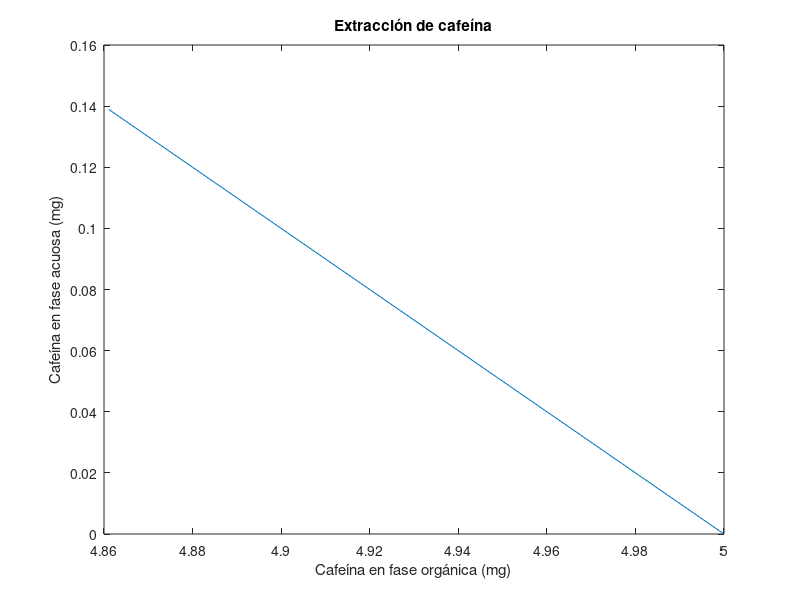

Write MATLAB code to recreate this figure.
clear;clc

fprintf('Bienvenidx a la calculadora de extracción de cafeína. Las unidades manejadas son en mg y ml para hacer más eficientes los cálculos')

NE=input('\n¿Cuántas extracciones harás?\n'); %Numero de extracciones

NE=input('¿Cúantas extracciones harás?\n'); %Numero de extracciones
PM=input('¿Cuál es tu peso muestra en mg?\n'); %Peso muestra
CD=input('¿Cuál es el coeficiente de distribución?\n'); %Coeficiente de distribución
D=input('¿Cuántos ml de disolvente usarás?\n');%Disolvente
A=input('¿Cuántos ml de agua usarás?\n'); %Agua

CR=PM*A/(CD*D+A);
CFO=PM-CR;

fprintf('La cafeína remanente en la fase acuosa es de: %.2f mg \n',CR)
fprintf('La cafeína en la fase orgánica es de: %.2f mg \n',CFO)

for x=1:NE
CR=CR*A/(CD*D+A);
CFO=PM-CR;
fprintf('Extracción # %i \n',x)
fprintf('La cafeína remanente en la fase acuosa es de: %.2f mg \n',CR)
fprintf('La cafeína en la fase orgánica es de: %.2f mg \n',CFO)
CFOg(x)=CFO;
CRg(x)=CR;
end

R=(CFO/PM)*100;
fprintf('El porcentaje de rendimiento es: %.2f \n',R)

plot(CFOg,CRg)
title('Extracción de cafeína')
xlabel('Cafeína en fase orgánica (mg)')
ylabel('Cafeína en fase acuosa (mg)')
